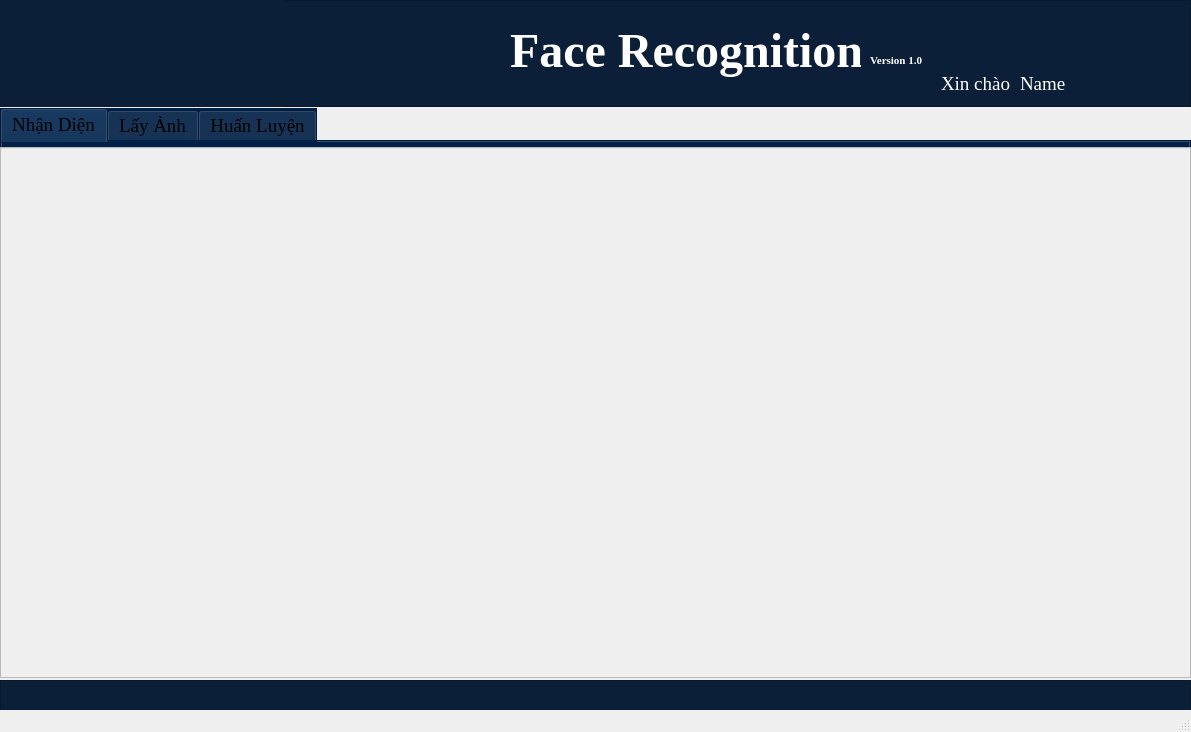
<?xml version="1.0" encoding="UTF-8"?>
<ui version="4.0">
 <class>MainWindow</class>
 <widget class="QMainWindow" name="MainWindow">
  <property name="geometry">
   <rect>
    <x>0</x>
    <y>0</y>
    <width>1191</width>
    <height>732</height>
   </rect>
  </property>
  <property name="maximumSize">
   <size>
    <width>1191</width>
    <height>732</height>
   </size>
  </property>
  <property name="windowTitle">
   <string>Face Recognition ver 1.0</string>
  </property>
  <widget class="QWidget" name="centralwidget">
   <widget class="QFrame" name="frameHeader">
    <property name="geometry">
     <rect>
      <x>0</x>
      <y>0</y>
      <width>1191</width>
      <height>107</height>
     </rect>
    </property>
    <property name="styleSheet">
     <string notr="true">background-color:rgb(12, 31, 56);</string>
    </property>
    <property name="frameShape">
     <enum>QFrame::StyledPanel</enum>
    </property>
    <property name="frameShadow">
     <enum>QFrame::Raised</enum>
    </property>
    <widget class="QLabel" name="label">
     <property name="geometry">
      <rect>
       <x>0</x>
       <y>0</y>
       <width>286</width>
       <height>107</height>
      </rect>
     </property>
     <property name="text">
      <string/>
     </property>
     <property name="pixmap">
      <pixmap>Logo/logo.png</pixmap>
     </property>
    </widget>
    <widget class="QLabel" name="label_2">
     <property name="geometry">
      <rect>
       <x>510</x>
       <y>20</y>
       <width>351</width>
       <height>61</height>
      </rect>
     </property>
     <property name="font">
      <font>
       <family>Times New Roman</family>
       <pointsize>36</pointsize>
       <weight>75</weight>
       <bold>true</bold>
      </font>
     </property>
     <property name="styleSheet">
      <string notr="true">color: white</string>
     </property>
     <property name="text">
      <string>Face Recognition</string>
     </property>
    </widget>
    <widget class="QLabel" name="label_3">
     <property name="geometry">
      <rect>
       <x>870</x>
       <y>50</y>
       <width>61</width>
       <height>21</height>
      </rect>
     </property>
     <property name="font">
      <font>
       <family>Times New Roman</family>
       <pointsize>8</pointsize>
       <weight>75</weight>
       <bold>true</bold>
      </font>
     </property>
     <property name="styleSheet">
      <string notr="true">color: white</string>
     </property>
     <property name="text">
      <string>Version 1.0</string>
     </property>
    </widget>
    <widget class="QLabel" name="lbName">
     <property name="geometry">
      <rect>
       <x>1020</x>
       <y>68</y>
       <width>151</width>
       <height>31</height>
      </rect>
     </property>
     <property name="font">
      <font>
       <family>Times New Roman</family>
       <pointsize>14</pointsize>
      </font>
     </property>
     <property name="styleSheet">
      <string notr="true">color:white</string>
     </property>
     <property name="text">
      <string>Name</string>
     </property>
    </widget>
    <widget class="QLabel" name="labelHello">
     <property name="geometry">
      <rect>
       <x>941</x>
       <y>68</y>
       <width>71</width>
       <height>31</height>
      </rect>
     </property>
     <property name="font">
      <font>
       <family>Times New Roman</family>
       <pointsize>14</pointsize>
      </font>
     </property>
     <property name="styleSheet">
      <string notr="true">color:white</string>
     </property>
     <property name="text">
      <string>Xin chào</string>
     </property>
    </widget>
   </widget>
   <widget class="QTabWidget" name="tabTrain">
    <property name="geometry">
     <rect>
      <x>0</x>
      <y>108</y>
      <width>1191</width>
      <height>41</height>
     </rect>
    </property>
    <property name="font">
     <font>
      <family>Times New Roman</family>
      <pointsize>14</pointsize>
     </font>
    </property>
    <property name="styleSheet">
     <string notr="true">background-color:rgb(0, 33, 71)</string>
    </property>
    <property name="currentIndex">
     <number>0</number>
    </property>
    <widget class="QWidget" name="tabRecognition">
     <attribute name="title">
      <string>Nhận Diện</string>
     </attribute>
    </widget>
    <widget class="QWidget" name="tabGetImage">
     <attribute name="title">
      <string>Lấy Ảnh</string>
     </attribute>
    </widget>
    <widget class="QWidget" name="tabTrainning">
     <attribute name="title">
      <string>Huấn Luyện</string>
     </attribute>
    </widget>
   </widget>
   <widget class="QFrame" name="mainFrame">
    <property name="geometry">
     <rect>
      <x>0</x>
      <y>147</y>
      <width>1191</width>
      <height>531</height>
     </rect>
    </property>
    <property name="styleSheet">
     <string notr="true"/>
    </property>
    <property name="frameShape">
     <enum>QFrame::StyledPanel</enum>
    </property>
    <property name="frameShadow">
     <enum>QFrame::Raised</enum>
    </property>
   </widget>
   <widget class="QFrame" name="frame">
    <property name="geometry">
     <rect>
      <x>0</x>
      <y>680</y>
      <width>1191</width>
      <height>31</height>
     </rect>
    </property>
    <property name="styleSheet">
     <string notr="true">background-color:rgb(12, 31, 56);</string>
    </property>
    <property name="frameShape">
     <enum>QFrame::StyledPanel</enum>
    </property>
    <property name="frameShadow">
     <enum>QFrame::Raised</enum>
    </property>
   </widget>
   <zorder>frameHeader</zorder>
   <zorder>tabTrain</zorder>
   <zorder>frame</zorder>
   <zorder>mainFrame</zorder>
  </widget>
  <widget class="QStatusBar" name="statusbar"/>
 </widget>
 <resources/>
 <connections/>
</ui>
